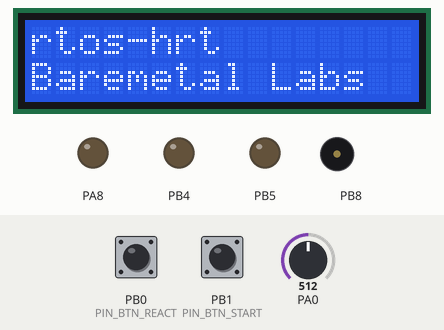
The program below on a simulated STM32 Black Pill. On the bench: 16×2 character LCD, output pins drawn as LEDs (lit = HIGH), buzzer (waves = sounding). Inputs (shaded band) come from the test bench; at power-on: PB1 (PIN_BTN_START) HIGH, PB0 (PIN_BTN_REACT) HIGH, PA0 = 512. Random numbers use the default seed unless the program sets one; what the program prints to the serial monitor is not drawn.

Above: at 0.8 s.
0.9 s: PB1 (PIN_BTN_START) pulled LOW for 0.15 s
At 2.4 s:
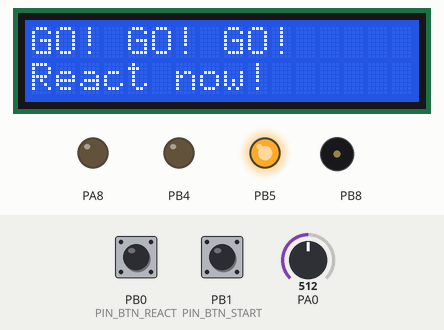
3.6 s: PB0 (PIN_BTN_REACT) pulled LOW for 0.15 s
At 4.8 s:
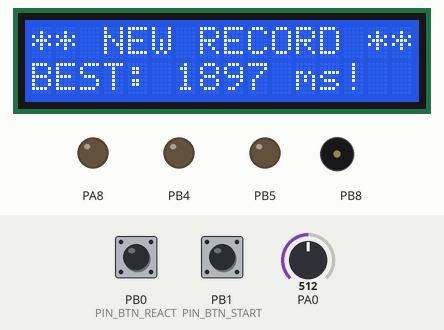
6.7 s: PB1 (PIN_BTN_START) pulled LOW for 1 s
At 7.2 s:
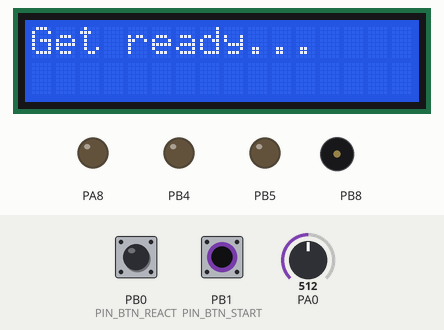
9.2 s: PB0 (PIN_BTN_REACT) pulled LOW for 1 s
At 9.7 s:
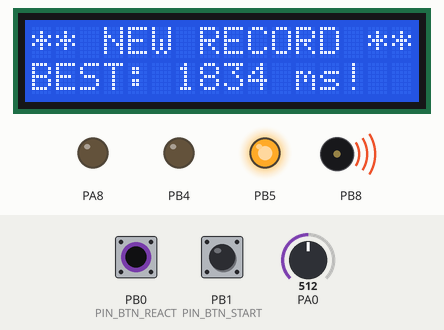
11.7 s: PB1 (PIN_BTN_START) pulled LOW for 3.2 s
At 12.65 s:
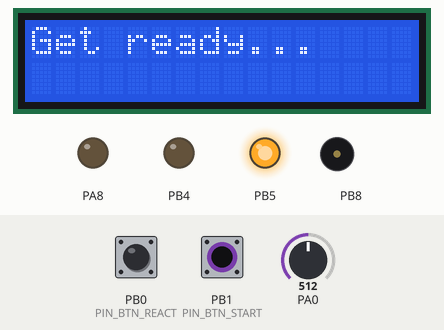
16.4 s: PB0 (PIN_BTN_REACT) pulled LOW for 0.15 s
At 17.3 s:
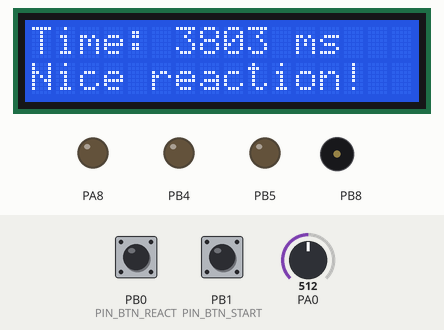
Timing chart, 0 to 19.4 s (numbered marks = the images above; inputs shaded):
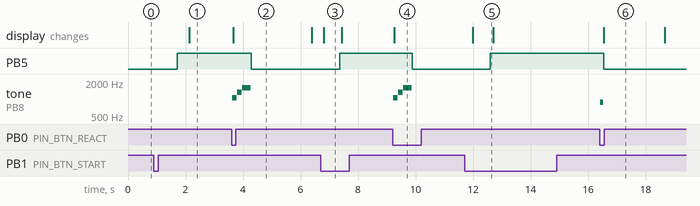

Measured:
- after the input at 0.9 s, PB5: LOW → HIGH after 0.81 s
- after the input at 3.6 s, PB5: HIGH → LOW after 0.69 s; tone on PB8: plays 1047 Hz for 0.15 s, 1319 Hz for 0.15 s, 1568 Hz for 0.30 s, starting at once; the display: changes after 0.07 s (image 2)
- after the input at 6.7 s, PB5: LOW → HIGH after 0.67 s; the display: changes after 0.11 s (image 3)
- after the input at 9.2 s, PB5: HIGH → LOW after 0.68 s; tone on PB8: plays 1047 Hz for 0.15 s, 1319 Hz for 0.15 s, 1568 Hz for 0.30 s, starting at once; the display: changes after 0.06 s (image 4)
- after the input at 11.7 s, PB5: LOW → HIGH after 0.90 s
- after the input at 16.4 s, tone on PB8: silent → 880 Hz at once, → silent 0.10 s later
- what the display in image 3 shows lasts 0.6 s, from 6.8 s to 7.4 s

The program:

main.cpp
```cpp
/**
 * @file    main.cpp
 * @brief   rtos-hrt-firmware entry point
 * @author  George Mahfood | Baremetal Labs
 * @board   STM32F411 Black Pill
 *
 * This file initializes hardware, creates FreeRTOS primitives (queues and
 * semaphore), creates all three tasks, and starts the scheduler.
 *
 * Once vTaskStartScheduler() is called, this code never runs again.
 * FreeRTOS takes over and the three tasks run concurrently:
 *
 *   vInputTask (priority 3)          — button debounce, event reporting
 *   vGameControllerTask (priority 2) — state machine, stimulus, scoring
 *   vDisplayTask (priority 1)        — LCD 1602 / ILI9488 TFT rendering
 *
 * Inter-task communication:
 *   xInputQueue      — ButtonEventMessage_t — Input → Game Controller
 *   xDisplayQueue    — ReactionEvent_t      — Game Controller → Display
 *   xButtonSemaphore — binary semaphore     — EXTI ISR → Input Task
 */

#include <Arduino.h>
#include <STM32FreeRTOS.h>
#include "pin_config.h"
#include "shared_types.h"
#include "task_input.h"
#include "task_game_controller.h"
#include "task_display.h"

// ─────────────────────────────────────────────────────────────────────────────
// FreeRTOS primitives — declared extern in shared_types.h, defined here.
// These are the actual memory allocations. Every task accesses them
// through the extern declarations in shared_types.h.
// ─────────────────────────────────────────────────────────────────────────────
QueueHandle_t        xInputQueue;
QueueHandle_t        xDisplayQueue;
SemaphoreHandle_t    xButtonSemaphore;
volatile GameState_t gGameState = STATE_IDLE;

// ─────────────────────────────────────────────────────────────────────────────
// EXTI ISR — react button (PB0)
//
// This interrupt fires on the falling edge of PB0 (button pressed to GND).
// It gives xButtonSemaphore so that vInputTask can wake up immediately
// and capture the timestamp with minimal latency.
//
// CRITICAL: ISR code must be as short as possible. No Serial.print(),
// no delays, no queue operations with blocking. xSemaphoreGiveFromISR()
// is specifically designed to be safe inside an ISR.
//
// portYIELD_FROM_ISR() tells the scheduler to immediately switch to the
// highest-priority task that was unblocked by this ISR — which is
// vInputTask at priority 3. Without this, the context switch wouldn't
// happen until the next tick interrupt.
// ─────────────────────────────────────────────────────────────────────────────
void buttonISR() {
    BaseType_t xHigherPriorityTaskWoken = pdFALSE;
    xSemaphoreGiveFromISR(xButtonSemaphore, &xHigherPriorityTaskWoken);
    portYIELD_FROM_ISR(xHigherPriorityTaskWoken);
}

void setup() {
    Serial.begin(115200);
    while (!Serial) { delay(10); }
    Serial.println("[rtos-hrt] booting...");

    // ─────────────────────────────────────────────────────────────────
    // Create FreeRTOS primitives
    //
    // Queue depths of 4 give breathing room if a producer posts
    // faster than the consumer reads. In practice, these queues
    // rarely hold more than 1 item at a time.
    // ─────────────────────────────────────────────────────────────────
    xInputQueue      = xQueueCreate(4, sizeof(ButtonEventMessage_t));
    xDisplayQueue    = xQueueCreate(4, sizeof(ReactionEvent_t));
    xButtonSemaphore = xSemaphoreCreateBinary();

    if (!xInputQueue || !xDisplayQueue || !xButtonSemaphore) {
        Serial.println("[rtos-hrt] FATAL: failed to create RTOS primitives");
        while (true) {}
    }

    // ─────────────────────────────────────────────────────────────────
    // Configure GPIO
    //
    // INPUT_PULLUP: the STM32's internal pull-up resistor holds the
    // pin HIGH when the button is not pressed. Pressing the button
    // connects the pin to GND (LOW). This means pressed = LOW.
    //
    // attachInterrupt: registers buttonISR() on the falling edge of
    // PB0. On the STM32F411, PB0 maps to EXTI line 0 with its own
    // dedicated IRQ vector — no sharing with other pins.
    // ─────────────────────────────────────────────────────────────────
    pinMode(PIN_BTN_REACT, INPUT_PULLUP);
    pinMode(PIN_BTN_START, INPUT_PULLUP);
    attachInterrupt(digitalPinToInterrupt(PIN_BTN_REACT), buttonISR, FALLING);

    // ─────────────────────────────────────────────────────────────────
    // Create tasks
    //
    // Priority determines which task runs when multiple are ready.
    // Higher number = higher priority in FreeRTOS.
    //
    //   Input (3)          — must respond to button presses first
    //   Game Controller (2) — processes events and drives game logic
    //   Display (1)        — lowest priority, updates screen last
    //
    // Stack sizes in words (1 word = 4 bytes on ARM Cortex-M4):
    //   256 words = 1024 bytes — sufficient for tasks with simple locals
    //   512 words = 2048 bytes — display needs more due to LCD library
    // ─────────────────────────────────────────────────────────────────
    xTaskCreate(vInputTask,          "Input",   256, NULL, 3, NULL);
    xTaskCreate(vGameControllerTask, "GameCtrl", 256, NULL, 2, NULL);
    xTaskCreate(vDisplayTask,        "Display",  512, NULL, 1, NULL);

    Serial.println("[rtos-hrt] starting scheduler...");
    vTaskStartScheduler();

    // If we get here, the scheduler failed to start (out of heap memory)
    Serial.println("[rtos-hrt] FATAL: scheduler exited");
    while (true) {}
}

void loop() {
    // Never reached — FreeRTOS scheduler takes over in setup()
}
```

shared_types.h
```cpp
/**
 * @file    shared_types.h
 * @brief   Shared data types, FreeRTOS handles, and FSM state definitions
 *
 * This header is the single source for the software architecture.
 * All three tasks include this file, it defines the data structures they
 * pass between each other and the RTOS primitives they use to communicate.
 *
 * Rule: no task should reach into another task's local variables.
 * All inter-task communication goes through the primitives declared here.
 *
 * Data flow:
 *
 *   [Buttons]
 *       │
 *       ▼
 *   vInputTask ──[ xInputQueue ]──► vGameControllerTask ──[ xDisplayQueue ]──► vDisplayTask
 *   (debounce)                       (state machine,                           (LCD 1602 /
 *                                     stimulus, scoring)                        ILI9488 TFT)
 *
 *   React button also fires EXTI ISR → xButtonSemaphore → vInputTask
 *   for zero-latency timestamp capture.
 *
 * Author : George Mahfood | Baremetal Labs
 */

#pragma once

#include <Arduino.h>
#include <FreeRTOS.h>
#include <queue.h>
#include <semphr.h>

// ─────────────────────────────────────────────────────────────────────────────
// Game state machine
//
// The FSM controls the flow of the game. The Game Controller task owns
// all state transitions. Other tasks read this value to know what's
// happening, but only the Game Controller writes to it.
//
//   IDLE ──► WAITING ──► STIMULUS ──► RESULT ──► IDLE
//                │                               ▲
//                └──► EARLY (false start) ────────┘
//                              STIMULUS ──► HIGHSCORE ──► IDLE
//
// volatile: this variable is read by multiple tasks and written by the
// Game Controller. Without volatile, the compiler may cache a stale
// value in a register and a task would never see the update.
// ─────────────────────────────────────────────────────────────────────────────
typedef enum {
    STATE_IDLE,       // Waiting for player to press START
    STATE_WAITING,    // Counting down the random pre-stimulus delay
    STATE_STIMULUS,   // LED is ON — waiting for reaction button press
    STATE_RESULT,     // Reaction captured — displaying time on screen
    STATE_EARLY,      // Player pressed before stimulus — false start penalty
    STATE_HIGHSCORE   // New personal best — trigger celebration sequence
} GameState_t;

// ─────────────────────────────────────────────────────────────────────────────
// Button event types
//
// The Input Task identifies which button was pressed and tags it with
// one of these values. The Game Controller uses this to decide what
// action to take based on the current game state.
// ─────────────────────────────────────────────────────────────────────────────
typedef enum {
    BUTTON_EVENT_NONE,    // No event (default / sentinel value)
    BUTTON_EVENT_START,   // Start button pressed — begin new round
    BUTTON_EVENT_REACT    // React button pressed — player response
} ButtonEvent_t;

// ─────────────────────────────────────────────────────────────────────────────
// Button event message
//
// This struct travels from the Input Task to the Game Controller via
// xInputQueue. It carries which button was pressed and a timestamp
// so the Game Controller can compute reaction time accurately.
//
// FreeRTOS copies structs by value into the queue buffer — no pointers
// are shared between tasks. After xQueueSend(), the Input Task's local
// copy and the queue's internal copy are completely independent.
//
// Size: 8 bytes (4 + 4, enum stored as uint32_t on ARM Cortex-M4)
// ─────────────────────────────────────────────────────────────────────────────
typedef struct {
    ButtonEvent_t event;       // Which button was pressed
    uint32_t      timestamp;   // millis() when the press was captured
} ButtonEventMessage_t;

// ─────────────────────────────────────────────────────────────────────────────
// Reaction event
//
// This struct travels from the Game Controller to the Display Task via
// xDisplayQueue. It carries the full timing data for one reaction round
// so the display can render the result.
//
// Flow:
//   1. Game Controller records stimulus_ms when the LED fires
//   2. Input Task sends a ButtonEventMessage_t with the press timestamp
//   3. Game Controller computes reaction_time and posts this struct
//   4. Display Task receives it and renders the result on screen
//
// Size: 10 bytes (4 + 4 + 2)
// ─────────────────────────────────────────────────────────────────────────────
typedef struct {
    uint32_t stimulus_ms;    // millis() timestamp when LED fired
    uint32_t response_ms;    // millis() timestamp when button was pressed
    uint16_t reaction_time;  // delta in milliseconds (response - stimulus)
} ReactionEvent_t;

// ─────────────────────────────────────────────────────────────────────────────
// FreeRTOS handles — defined in main.cpp, declared here for shared access
//
// extern means "this variable exists somewhere else — trust me."
// The linker resolves the actual address at build time from main.cpp.
// Every task file can use these handles without redefining them.
// ─────────────────────────────────────────────────────────────────────────────
extern QueueHandle_t     xInputQueue;       // vInputTask → vGameControllerTask
extern QueueHandle_t     xDisplayQueue;     // vGameControllerTask → vDisplayTask
extern SemaphoreHandle_t xButtonSemaphore;  // EXTI ISR → vInputTask (react button)

// ─────────────────────────────────────────────────────────────────────────────
// Shared FSM state
//
// Written by the Game Controller task. Read by Input and Display tasks.
// volatile prevents the compiler from optimizing away repeated reads
// in task loops — without it, a task might cache the value in a register
// and never see state transitions from the Game Controller.
// ─────────────────────────────────────────────────────────────────────────────
extern volatile GameState_t gGameState;
```

task_display.h
```cpp
/**
 * @file    task_display.h
 * @brief   Display output task — LCD 1602 I2C (Phase 1), ILI9488 TFT (Phase 2)
 * @author  George Mahfood | Baremetal Labs
 * @board   STM32F411 Black Pill
 */

#pragma once
#include <STM32FreeRTOS.h>

/**
 * @brief   Lowest priority task — drives all visual output
 *
 *          Reads ReactionEvent_t from xDisplayQueue
 *          Renders game state to LCD 1602 (Phase 1) or ILI9488 TFT (Phase 2)
 *          Only reads gGameState — never writes to it
 *
 *          Priority: 1
 */
void vDisplayTask(void *pvParameters);
```

task_game_controller.h
```cpp
/**
 * @file    task_game_controller.h
 * @brief   Game controller task — state machine, stimulus, scoring, buzzer
 * @author  George Mahfood | Baremetal Labs
 * @board   STM32F411 Black Pill
 */

#pragma once
#include <STM32FreeRTOS.h>

/**
 * @brief   Core game logic task — owns the entire state machine
 *
 *          Reads ButtonEventMessage_t from xInputQueue
 *          Posts ReactionEvent_t to xDisplayQueue
 *          Controls RGB LED stimulus and piezo buzzer feedback
 *          Manages RAM high score tracking
 *
 *          Priority: 2
 */
void vGameControllerTask(void *pvParameters);
```

task_input.h
```cpp
/**
 * @file    task_input.h
 * @brief   Input capture task — button debounce and event reporting
 * @author  George Mahfood | Baremetal Labs
 * @board   STM32F411 Black Pill
 */

#pragma once
#include <STM32FreeRTOS.h>

/**
 * @brief   Highest priority task — captures button presses
 *
 *          React button: EXTI ISR → xButtonSemaphore → timestamp → debounce
 *          Start button: polled with software debounce
 *          Posts ButtonEventMessage_t to xInputQueue
 *
 *          This task does NOT manage game state. It only reports
 *          what the player did and when. The Game Controller decides
 *          what those inputs mean.
 *
 *          Priority: 3
 */
void vInputTask(void *pvParameters);
```

task_display.cpp
```cpp
/**
 * @file    task_display.cpp
 * @brief   Display output task — LCD 1602 I2C (Phase 1), ILI9488 TFT (Phase 2)
 * @author  George Mahfood | Baremetal Labs
 * @board   STM32F411 Black Pill
 *
 * @note    Stack allocated at 512 words due to deep call chain through
 *          LiquidCrystal_I2C → Wire → HAL_I2C_Master_Transmit.
 *
 * This task is the sole consumer of xDisplayQueue. It reads gGameState
 * to know which screen to show, and pulls ReactionEvent_t from the
 * queue when it needs timing data to render.
 *
 * Design rule: this task NEVER writes to gGameState. All state
 * transitions are owned by the Game Controller.
 */

#include <Arduino.h>
#include <STM32FreeRTOS.h>
#include <LiquidCrystal_I2C.h>
#include "pin_config.h"
#include "shared_types.h"
#include "task_display.h"

static LiquidCrystal_I2C lcd(0x27, 16, 2);

/**
 * @brief   Clear LCD and write up to two lines
 * @param   line1   Top row text (max 16 chars)
 * @param   line2   Bottom row text (max 16 chars, optional)
 */
static void lcdPrint(const char* line1, const char* line2 = "") {
    lcd.clear();
    lcd.setCursor(0, 0);
    lcd.print(line1);
    lcd.setCursor(0, 1);
    lcd.print(line2);
}

void vDisplayTask(void *pvParameters) {
    (void)pvParameters;

    lcd.init();
    lcd.backlight();
    lcdPrint("rtos-hrt", "Baremetal Labs");
    vTaskDelay(pdMS_TO_TICKS(2000));
    lcdPrint("Press START", "to begin...");

    GameState_t lastState = STATE_IDLE;
    ReactionEvent_t evt;

    for (;;) {
        GameState_t currentState = gGameState;

        // ─────────────────────────────────────────────────────────────
        // Only update the screen when the state changes.
        // This avoids flickering from clearing and rewriting the LCD
        // every 100ms when nothing has changed.
        // ─────────────────────────────────────────────────────────────
        if (currentState != lastState) {
            switch (currentState) {

                case STATE_IDLE:
                    lcdPrint("Press START", "to begin...");
                    break;

                case STATE_WAITING:
                    lcdPrint("Get ready...", "");
                    break;

                case STATE_STIMULUS:
                    lcdPrint("GO! GO! GO!", "React now!");
                    break;

                case STATE_EARLY:
                    lcdPrint("False start!", "Wait for green");
                    break;

                case STATE_RESULT:
                    if (xQueueReceive(xDisplayQueue, &evt, pdMS_TO_TICKS(100)) == pdTRUE) {
                        char buf[17];
                        snprintf(buf, sizeof(buf), "Time: %4u ms", evt.reaction_time);
                        lcdPrint(buf, "Nice reaction!");
                    }
                    break;

                case STATE_HIGHSCORE:
                    if (xQueueReceive(xDisplayQueue, &evt, pdMS_TO_TICKS(100)) == pdTRUE) {
                        char buf[17];
                        snprintf(buf, sizeof(buf), "BEST: %4u ms!", evt.reaction_time);
                        lcdPrint("** NEW RECORD **", buf);
                    }
                    break;

                default:
                    break;
            }
            lastState = currentState;
        }

        vTaskDelay(pdMS_TO_TICKS(100));
    }
}
```

Source omitted: task_game_controller.cpp (10000 bytes), task_input.cpp (3968 bytes), pin_config.h (6663 bytes)
